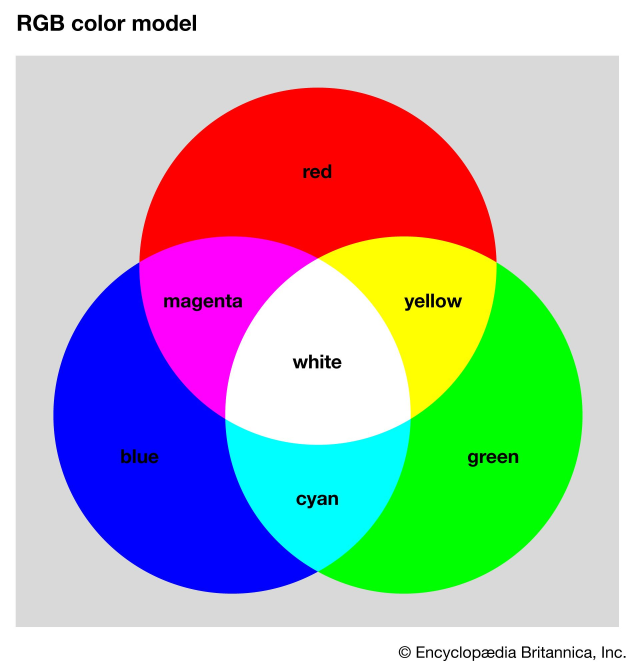
#> input picture Digital Image Processing/rgb.png, 1905 x 2000 px, found by its file name (shown at 1/3 size)
$ python lab1.py
#> lines starting #> are read from the running program, lines starting #| are printed output that depends on the picture
### Digital Image Processing/lab1/pixel.py
import cv2
import numpy as np

# [47 lines left out: functions _get_channel_labels, _mouse_callback, not called in this run]

def imshow(window_name, img, color_space=None):
    """
    Enhanced imshow that displays pixel (x, y) and labeled channel values.

    Parameters:
        window_name (str): Name of the display window.
        img (np.ndarray): Image to be shown.
        color_space (str, optional): Color space name (e.g., 'BGR', 'HSV'). Not case sensitive.
    """
    if color_space is None:
        color_space = 'GRAY' if len(img.shape) == 2 else 'BGR'

    color_space = color_space.upper()

    cv2.namedWindow(window_name)
    cv2.setMouseCallback(window_name, _mouse_callback, {
        'img': img,
        'window_name': window_name,
        'color_space': color_space
    })
    cv2.imshow(window_name, img)


### Digital Image Processing/lab1/lab1.py
# import sys
# import os
# sys.path.append(os.path.abspath(os.path.join(os.path.dirname(__file__), '..')))
from pixel import imshow
import cv2
import matplotlib.pyplot as plt


img=cv2.imread('rgb.png')
#> img is the input picture: shape (2000, 1905, 3); mean B, G, R 179.2, 179.3, 179.1

img = cv2.resize(img,(500,500))
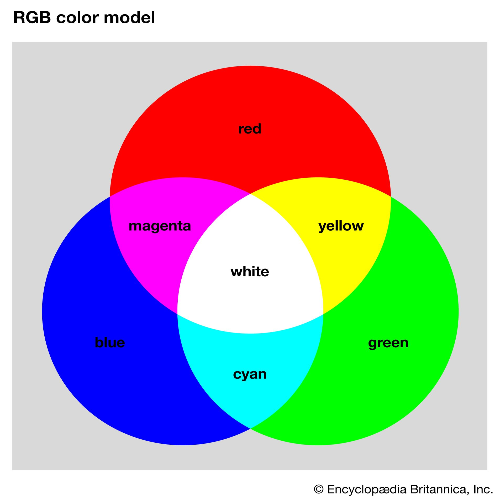
#> img: shape (500, 500, 3); mean B, G, R 179.3, 179.4, 179.2
img2 = cv2.cvtColor(img, cv2.COLOR_BGR2RGB)


imshow('frame',img)
# imshow('frame2', img2)
cv2.waitKey(0)
cv2.destroyAllWindows()
